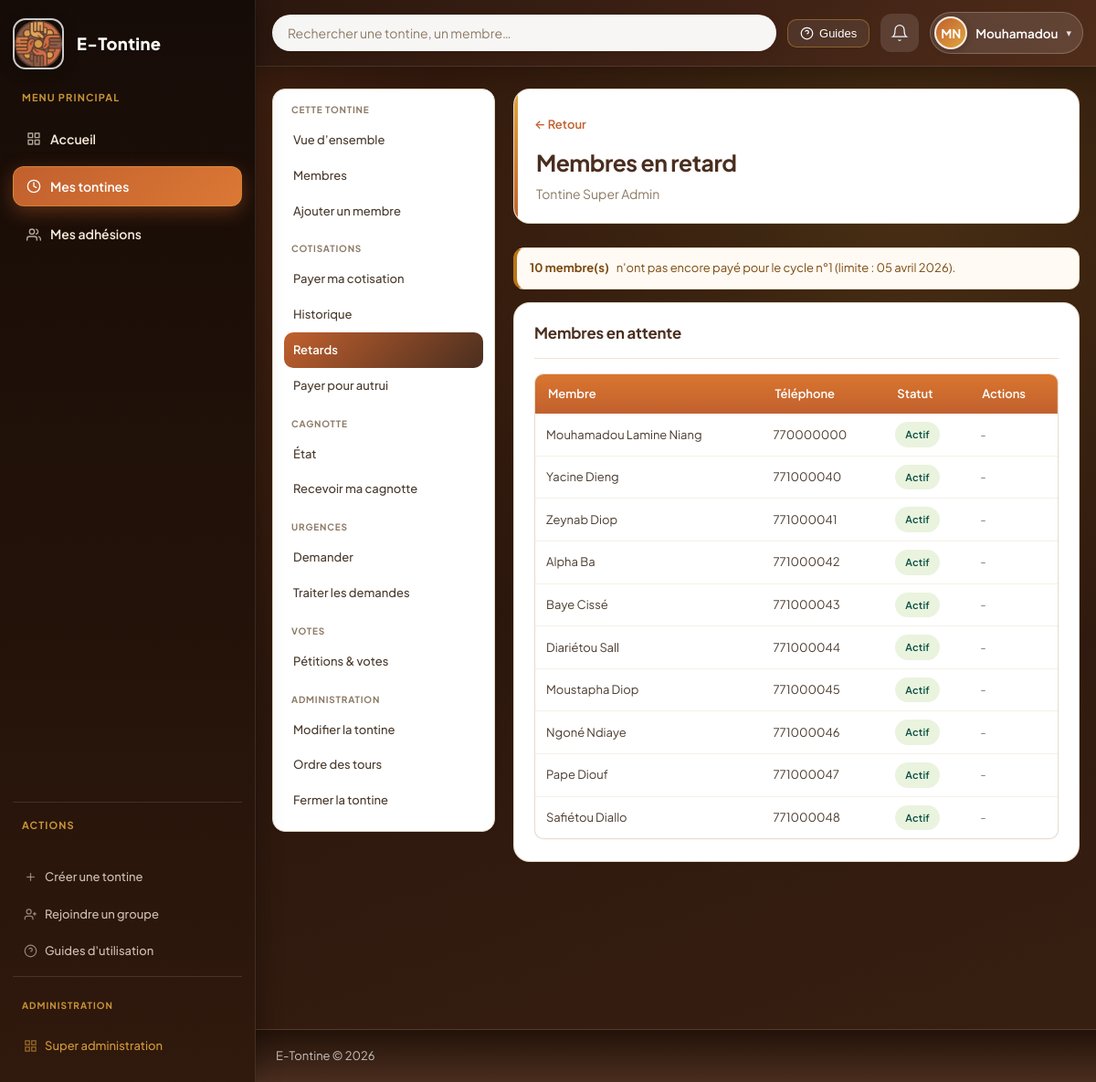
/pages/cotisations/retards.php?tontine=8 (signed in), run on the app's committed database.
### tables this page shows
CREATE TABLE tontines (
    id              INT UNSIGNED AUTO_INCREMENT PRIMARY KEY,
    nom             VARCHAR(150)        NOT NULL,
    description     TEXT                NULL,
    montant_cotisation DECIMAL(12,2)    NOT NULL,
    frequence       ENUM('hebdomadaire','mensuelle','trimestrielle') NOT NULL DEFAULT 'mensuelle',
    echeance_jour_semaine TINYINT UNSIGNED NULL DEFAULT NULL,
    echeance_jour_mois TINYINT UNSIGNED NULL DEFAULT NULL,
    nombre_max_membres SMALLINT UNSIGNED NOT NULL DEFAULT 10,
    statut          ENUM('active','fermee','suspendue','brouillon') NOT NULL DEFAULT 'active',
    cycles_completes_ce_tour INT UNSIGNED NOT NULL DEFAULT 0,
    numero_tour_actuel       INT UNSIGNED NOT NULL DEFAULT 1,
    tour_complet_en_attente  TINYINT(1)   NOT NULL DEFAULT 0,
    createur_id     INT UNSIGNED        NOT NULL,
    amende_par_jour DECIMAL(10,2)       DEFAULT 0,
    amende_delai_grace INT              DEFAULT 0,
    amendes_activees TINYINT            DEFAULT 0,
    date_creation   DATETIME            NOT NULL DEFAULT CURRENT_TIMESTAMP,
    date_fermeture  DATETIME            NULL,
    CONSTRAINT fk_tontine_createur FOREIGN KEY (createur_id) REFERENCES utilisateurs(id) ON DELETE RESTRICT
);

CREATE TABLE cycles_cotisation (
    id              INT UNSIGNED AUTO_INCREMENT PRIMARY KEY,
    tontine_id      INT UNSIGNED        NOT NULL,
    numero_cycle    SMALLINT UNSIGNED   NOT NULL,
    date_debut      DATE                NOT NULL,
    date_limite     DATE                NOT NULL,
    date_distribution DATE              NULL,
    beneficiaire_id INT UNSIGNED        NULL,
    statut          ENUM('en_cours','clos','distribue') NOT NULL DEFAULT 'en_cours',
    cagnotte_collectee DECIMAL(12,2)    NOT NULL DEFAULT 0.00,
    cagnotte_theorique DECIMAL(12,2)    NOT NULL DEFAULT 0.00,
    CONSTRAINT fk_cycle_tontine FOREIGN KEY (tontine_id) REFERENCES tontines(id) ON DELETE CASCADE,
    CONSTRAINT fk_cycle_beneficiaire FOREIGN KEY (beneficiaire_id) REFERENCES utilisateurs(id) ON DELETE SET NULL
);

CREATE TABLE membres_tontine (
    id              INT UNSIGNED AUTO_INCREMENT PRIMARY KEY,
    tontine_id      INT UNSIGNED        NOT NULL,
    utilisateur_id  INT UNSIGNED        NOT NULL,
    role            ENUM('admin','membre') NOT NULL DEFAULT 'membre',
    statut          ENUM('actif','retard','exclu') NOT NULL DEFAULT 'actif',
    ordre_tour      SMALLINT UNSIGNED   NULL,
    score_fiabilite DECIMAL(5,2)        NOT NULL DEFAULT 100.00,
    date_adhesion   DATETIME            NOT NULL DEFAULT CURRENT_TIMESTAMP,
    UNIQUE KEY unique_membre_tontine (tontine_id, utilisateur_id),
    CONSTRAINT fk_mt_tontine FOREIGN KEY (tontine_id) REFERENCES tontines(id) ON DELETE CASCADE,
    CONSTRAINT fk_mt_utilisateur FOREIGN KEY (utilisateur_id) REFERENCES utilisateurs(id) ON DELETE CASCADE
);

CREATE TABLE utilisateurs (
    id              INT UNSIGNED AUTO_INCREMENT PRIMARY KEY,
    nom_complet     VARCHAR(100)        NOT NULL,
    email           VARCHAR(150)        NOT NULL UNIQUE,
    mot_de_passe    VARCHAR(255)        NOT NULL,
    telephone       VARCHAR(20)         NOT NULL,
    role_global     ENUM('super_admin','utilisateur') NOT NULL DEFAULT 'utilisateur',
    est_bloque      TINYINT(1)          NOT NULL DEFAULT 0,
    jeton_invitation VARCHAR(64)        NULL,
    date_inscription DATETIME           NOT NULL DEFAULT CURRENT_TIMESTAMP,
    derniere_connexion DATETIME         NULL
);

### fonctions/cotisation.php (called while the page is built, shortened)
<?php
function cycleEnCours(int $tontineId): ?array {
    $bd  = connexionBD();
    $req = $bd->prepare("SELECT * FROM cycles_cotisation WHERE tontine_id = ? AND statut = 'en_cours' ORDER BY numero_cycle DESC LIMIT 1");
    $req->execute([$tontineId]);
    return $req->fetch() ?: null;
}
function membresNonPayes(int $tontineId, int $cycleId): array {
    $bd  = connexionBD();
    $req = $bd->prepare('SELECT mt.utilisateur_id, u.nom_complet, u.telephone, mt.statut FROM membres_tontine mt JOIN utilisateurs u ON u.id = mt.utilisateur_id WHERE mt.tontine_id = ? AND mt.statut != ? AND mt.utilisateur_id NOT IN (SELECT payeur_id FROM paiements WHERE tontine_id = ? AND cycle_id = ?)');
    $req->execute([$tontineId, STATUT_EXCLU, $tontineId, $cycleId]);
    return $req->fetchAll();
}

### fonctions/tontine.php (called while the page is built, shortened)
<?php
function obtenirTontine(int $id): ?array {
    $bd  = connexionBD();
    $req = $bd->prepare('SELECT t.*, u.nom_complet AS nom_createur FROM tontines t JOIN utilisateurs u ON u.id = t.createur_id WHERE t.id = ?');
    $req->execute([$id]);
    return $req->fetch() ?: null;
}

### pages/cotisations/retards.php (the view, shortened to what this page needs)
<?php
require_once __DIR__ . '/../../fonctions/tontine.php';
require_once __DIR__ . '/../../fonctions/cotisation.php';
require_once __DIR__ . '/../../fonctions/aide.php';
$tontineId     = obtenirGetInt('tontine');
$tontine     = obtenirTontine($tontineId);
$cycleActuel = cycleEnCours($tontineId);
$nonPayes    = $cycleActuel ? membresNonPayes($tontineId, $cycleActuel['id']) : [];
$amendesExistantes = [];
require_once __DIR__ . '/../../gabarits/entete.php';
?>
<div class="page-entete">
    <div>
        <a href="<?= APP_URL ?>/pages/tontines/voir.php?id=<?= $tontineId ?>" class="lien-retour">← Retour</a>
        <h1>Membres en retard</h1>
        <p class="texte-secondaire"><?= htmlspecialchars($tontine['nom']) ?></p>
    </div>
</div>
<?php if (!$cycleActuel): ?>
<div class="etat-vide"><p>Aucun cycle actif.</p></div>
<?php elseif (empty($nonPayes)): ?>
<div class="alerte alerte-succes">Tous les membres ont payé pour le cycle n°<?= $cycleActuel['numero_cycle'] ?>.</div>
<?php else: ?>
<div class="alerte alerte-alerte">
    <strong><?= count($nonPayes) ?> membre(s)</strong> n'ont pas encore payé pour le cycle n°<?= $cycleActuel['numero_cycle'] ?>
    (limite : <?= formaterDate($cycleActuel['date_limite']) ?>).
</div>
<section class="section-tableau">
    <div class="section-entete"><h2>Membres en attente</h2></div>
    <div class="table-conteneur">
        <table class="tableau-donnees">
            <thead>
                <tr>
                    <th>Membre</th>
                    <th>Téléphone</th>
                    <th>Statut</th>
                    <th>Actions</th>
                </tr>
            </thead>
            <tbody>
                <?php foreach ($nonPayes as $m): ?>
                <?php $aAmende = isset($amendesExistantes[$m['utilisateur_id']]); ?>
                <tr>
                    <td><?= htmlspecialchars($m['nom_complet']) ?></td>
                    <td><?= htmlspecialchars($m['telephone']) ?></td>
                    <td><?= badgeStatut($m['statut']) ?></td>
                    <td class="actions">
                        <?php if ($m['statut'] === STATUT_RETARD && !$aAmende): ?>
                        <a href="<?= APP_URL ?>/pages/cotisations/appliquer_amende.php?tontine=<?= $tontineId ?>&cycle=<?= $cycleActuel['id'] ?>&membre=<?= $m['utilisateur_id'] ?>"
                           class="btn btn-alerte btn-tres-petit">
                            ⚠️ Appliquer amende
                        </a>
                        <?php elseif ($aAmende): ?>
                        <span class="badge badge-info">Amende appliquée</span>
                        <?php else: ?>
                        <span class="texte-secondaire">-</span>
                        <?php endif; ?>
                    </td>
                </tr>
                <?php endforeach; ?>
            </tbody>
        </table>
    </div>
</section>
<?php endif; ?>
<?php require_once __DIR__ . '/../../gabarits/pied_de_page.php'; ?>

### fonctions/aide.php (shortened to what this page needs)
<?php
function formaterDate(string $dateString): string {
    $mois = ['', 'janvier', 'février', 'mars', 'avril', 'mai', 'juin',
             'juillet', 'août', 'septembre', 'octobre', 'novembre', 'décembre'];
    $ts = strtotime($dateString);
    return date('d', $ts) . ' ' . $mois[(int)date('m', $ts)] . ' ' . date('Y', $ts);
}
function badgeStatut(string $statut): string {
    return match($statut) {
        STATUT_ACTIF   => '<span class="badge badge-succes">Actif</span>',
        STATUT_RETARD  => '<span class="badge badge-alerte">En retard</span>',
        STATUT_EXCLU   => '<span class="badge badge-danger">Exclu</span>',
        PAIEMENT_PAYE  => '<span class="badge badge-succes">Payé</span>',
        'en_attente'   => '<span class="badge badge-info">En attente</span>',
        'validee'      => '<span class="badge badge-succes">Validée</span>',
        'refusee'      => '<span class="badge badge-danger">Refusée</span>',
        default        => '<span class="badge">' . nettoyer($statut) . '</span>',
    };
}

### ressources/styles/principal.css (style rules this page uses)
:root { --bleu-fonce: #4a2e1f; --bleu-moy: #c1602e; --bleu-clair: #e0a63e; --bleu-pale: #f7ead9; --bleu-fond: #fbf4ea; --blanc: #ffffff; --gris-fond: #f6f1e9; --gris-bordure: #e3d6c4; --gris-texte: #4a3b2e; --gris-sec: #8c7a65; --vert: #1d9e75; --vert-pale: #eaf3de; --rouge: #e24b4a; --rouge-pale: #fcebeb; --orange: #ba7517; --orange-pale: #faeeda; --rayon-sm: 6px; --rayon-md: 10px; --rayon-lg: 14px; --rayon-xl: 18px; --ombre: 0 1px 3px rgba(74, 46, 31, 0.06); --ombre-md: 0 8px 24px rgba(74, 46, 31, 0.1); --ombre-nav: 0 4px 20px rgba(74, 46, 31, 0.18); --transition: 0.2s ease; --nav-hauteur: 72px; --font-sans: "Plus Jakarta Sans", -apple-system, BlinkMacSystemFont, "Segoe UI", sans-serif; }
*, *::before, *::after { box-sizing: border-box; margin: 0; padding: 0; }
html { scroll-behavior: smooth; }
body { font-family: var(--font-sans); font-size: 15px; line-height: 1.6; color: var(--gris-texte); background: linear-gradient( 180deg, #f7ecdd 0%, var(--gris-fond) 32%, var(--gris-fond) 100% ); background-attachment: fixed; min-height: 100vh; display: flex; flex-direction: column; -webkit-font-smoothing: antialiased; }
a { color: var(--bleu-moy); text-decoration: none; }
.page-entete { display: flex; align-items: flex-start; justify-content: space-between; gap: 18px; margin-bottom: 26px; flex-wrap: wrap; padding: 22px 24px; background: var(--blanc); border-radius: var(--rayon-xl); border: 1px solid rgba(227, 214, 196, 0.9); box-shadow: var(--ombre); position: relative; overflow: hidden; }
.page-entete::before { content: ""; position: absolute; left: 0; top: 0; bottom: 0; width: 4px; background: linear-gradient( 180deg, var(--bleu-clair) 0%, var(--bleu-moy) 100% ); border-radius: 4px 0 0 4px; }
.page-entete h1 { font-size: clamp(1.25rem, 2.5vw, 1.55rem); font-weight: 700; color: var(--bleu-fonce); margin: 0; letter-spacing: -0.02em; line-height: 1.25; }
.page-entete .texte-secondaire { color: var(--gris-sec); font-size: 14px; margin-top: 8px; line-height: 1.45; }
.lien-retour { font-size: 13px; font-weight: 600; color: var(--bleu-moy); display: inline-flex; align-items: center; gap: 6px; margin-bottom: 10px; padding: 6px 12px 6px 0; margin-left: -2px; border-radius: var(--rayon-md); text-decoration: none; transition: color var(--transition), background var(--transition); }
.section-tableau { background: var(--blanc); border: 1px solid rgba(227, 214, 196, 0.9); border-radius: var(--rayon-xl); padding: 20px 22px; margin-bottom: 22px; box-shadow: var(--ombre); }
.section-entete { display: flex; align-items: center; justify-content: space-between; margin-bottom: 16px; padding-bottom: 14px; flex-wrap: wrap; gap: 10px; border-bottom: 1px solid rgba(227, 214, 196, 0.65); }
.section-entete h2 { font-size: 1.05rem; font-weight: 700; color: var(--bleu-fonce); letter-spacing: -0.01em; display: flex; align-items: center; gap: 8px; flex-wrap: wrap; }
.alerte { padding: 12px 14px; border-radius: 12px; margin-bottom: 14px; font-size: 13px; line-height: 1.5; display: flex; align-items: center; gap: 8px; flex-wrap: wrap; position: relative; background: #fff; border: 1px solid rgba(227, 214, 196, 0.9); border-left-width: 4px; box-shadow: 0 1px 4px rgba(74, 46, 31, 0.06); }
.alerte-alerte { color: #7a4a10; border-left-color: #ba7517; background: #fffaf3; }
.badge { display: inline-block; padding: 4px 10px; border-radius: 999px; font-size: 11px; font-weight: 600; letter-spacing: 0.02em; border: 1px solid transparent; }
.badge-succes { background: var(--vert-pale); color: #085041; }
.table-conteneur { overflow-x: auto; border-radius: var(--rayon-md); border: 1px solid rgba(227, 214, 196, 0.85); background: var(--blanc); box-shadow: 0 1px 2px rgba(74, 46, 31, 0.04); margin: 6px 0 4px; }
.tableau-donnees { width: 100%; border-collapse: collapse; font-size: 13px; }
.tableau-donnees tbody tr:last-child td { border-bottom: none; }
.tableau-donnees thead tr { background: linear-gradient(180deg, #d9762f 0%, var(--bleu-moy) 100%); color: #fff; }
.tableau-donnees th { padding: 11px 14px; text-align: left; font-weight: 600; font-size: 13px; }
.tableau-donnees td { padding: 9px 12px; border-bottom: 1px solid var(--gris-fond); }
.texte-secondaire { color: var(--gris-sec); font-size: 13px; }
.app-main-shell .section-tableau, .app-main-shell .page-entete, .app-main-shell .carte-tontine, .app-main-shell .carte-membre { background: #fff; }

### data on the page
tontines: nom "Tontine Super Admin"
cycles_cotisation: numero_cycle "1", date_limite "05 avril 2026"
membres_tontine: utilisateur.nom_complet "Mouhamadou Lamine Niang", utilisateur.telephone "770000000", statut "Actif"
membres_tontine: utilisateur.nom_complet "Yacine Dieng", utilisateur.telephone "771000040", statut "Actif"
membres_tontine: utilisateur.nom_complet "Zeynab Diop", utilisateur.telephone "771000041", statut "Actif"
membres_tontine: utilisateur.nom_complet "Alpha Ba", utilisateur.telephone "771000042", statut "Actif"
membres_tontine: utilisateur.nom_complet "Baye Cissé", utilisateur.telephone "771000043", statut "Actif"
membres_tontine: utilisateur.nom_complet "Diariétou Sall", utilisateur.telephone "771000044", statut "Actif"
membres_tontine: utilisateur.nom_complet "Moustapha Diop", utilisateur.telephone "771000045", statut "Actif"
membres_tontine: utilisateur.nom_complet "Ngoné Ndiaye", utilisateur.telephone "771000046", statut "Actif"
membres_tontine: utilisateur.nom_complet "Pape Diouf", utilisateur.telephone "771000047", statut "Actif"
membres_tontine: utilisateur.nom_complet "Safiétou Diallo", utilisateur.telephone "771000048", statut "Actif"

### other printed values
APP_NOM "E-Tontine"
$initialesUtilisateur !== '' ? $initialesUtilisateur : 'U' "MN"
$prenomNav "Mouhamadou"
count($nonPayes) "10"
